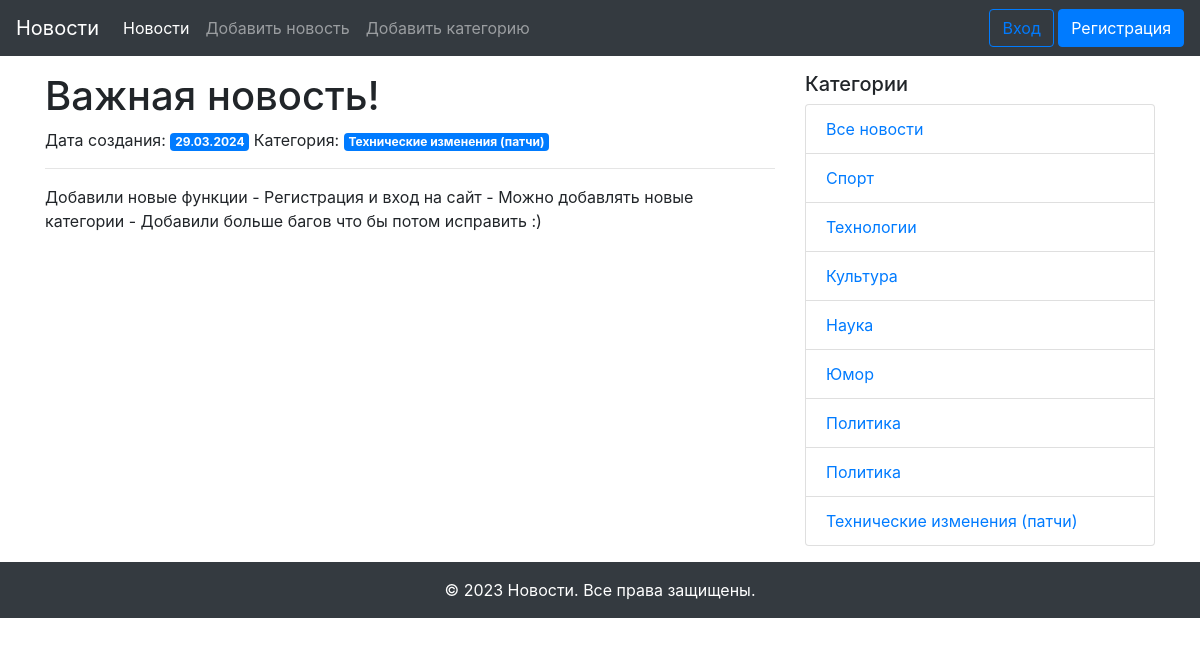
The page /news_detail/11 on the database its author committed.
### models.py (models this page shows, shortened)
class News(db.Model):
    id = db.Column(db.Integer, primary_key=True)
    title = db.Column(db.String(255), unique=True, nullable=False)
    text = db.Column(db.Text, nullable=False)
    created_date = db.Column(db.DateTime, default=datetime.utcnow)
    category_id = db.Column(db.Integer, db.ForeignKey('category.id'), nullable=True)
    category = db.relationship('Category', back_populates='news')
    user_id = db.Column(db.Integer, db.ForeignKey('user.id'))
    user = db.relationship('User', back_populates='news')

class Category(db.Model):
    id = db.Column(db.Integer, primary_key=True)
    title = db.Column(db.String(255), nullable=False)
    news = db.relationship('News', back_populates='category')

### views.py (the view)
@app.route('/news_detail/<int:id>')
def news_detail(id):
    news = News.query.get(id)
    categories = Category.query.all()
    return render_template('news_detail.html',
                           news=news,
                           categories=categories)

### templates/news_detail.html (shortened to what this page needs)
{% extends "base.html" %}
{% block content %}
  <h1>{{ news.title }}</h1>
  {% if news.created_date %}
    <span>Дата создания: </span><span class="badge badge-primary">{{ news.created_date.strftime('%d.%m.%Y') }}</span>
  {% endif %}
  {% if news.category %}
    <span>Категория: <a href="{{ url_for('news_in_category', id=news.category.id) }}" class="badge badge-primary">{{ news.category.title }}</a></span>
  {% endif %}
  <hr>
  <p>{{ news.text }}</p>
{% endblock content %}

### templates/side_navigation.html
<div class="col-md-4">
  <h5>Категории</h5>
  <ul class="list-group">
    <li class="list-group-item"><a href="{{ url_for('index') }}">Все новости</a></li>
    {% for category in categories %}
      <li class="list-group-item"><a href="{{ url_for('news_in_category', id=category.id) }}">{{ category.title }}</a></li>
    {% endfor %}
  </ul>
</div>

### rows shown on the page
News: title "Важная новость!", created_date "29.03.2024", text "Добавили новые функции - Регистрация и вход на сайт - Можно добавлять новые категории - Добавили больше багов что бы потом исправить :)"
Category: category "Технические изменения (патчи)", title "Технические изменения (патчи)"
Category: title "Спорт"
Category: title "Технологии"
Category: title "Культура"
Category: title "Наука"
Category: title "Юмор"
Category: title "Политика"
Category: title "Политика"
